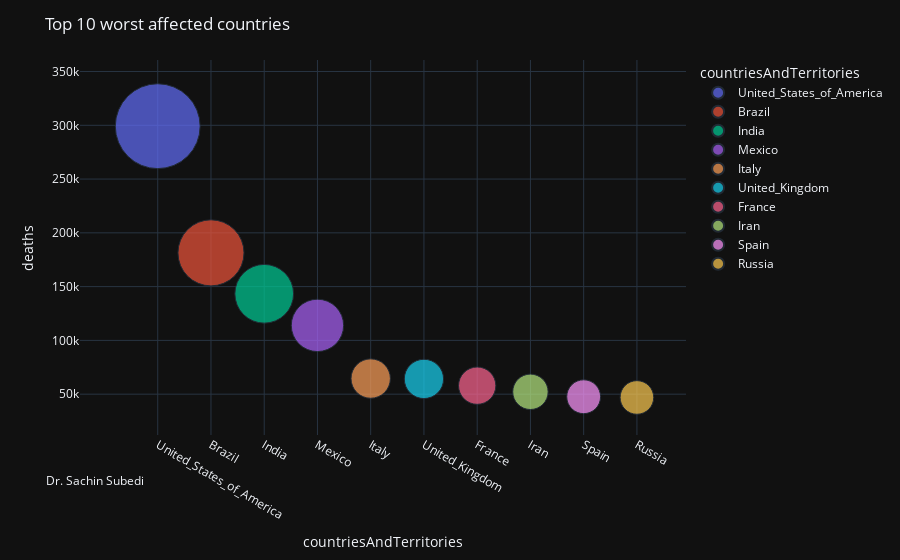

Notebook code for this chart:
### Code cell
fig = px.scatter(sorted_dd2,  x='countriesAndTerritories', y='deaths', size='deaths', 
                 color='countriesAndTerritories', hover_name='countriesAndTerritories', size_max=60)


fig.update_layout(title_text='Top 10 worst affected countries', template='plotly_dark'
            
)

fig.update_layout(
    annotations=[
        dict(
            x=-0.06,
            y=-0.15,
            showarrow=False,
            text="Dr. Sachin Subedi",
            xref="paper",
            yref="paper"
            )
            ,   
    ],

)

fig.show()

### Figure 1 — Plotly figure (JSON) as saved in the notebook; plotly's stock layout.template omitted (floating-point values rounded to 4 significant figures)
{"data": [{"hovertemplate": "<b>%{hovertext}</b><br><br>countriesAndTerritories=%{x}<br>deaths=%{marker.size}<extra></extra>", "hovertext": ["United_States_of_America"], "legendgroup": "United_States_of_America", "marker": {"color": "#636efa", "size": [299177], "sizemode": "area", "sizeref": 83.1, "symbol": "circle"}, "mode": "markers", "name": "United_States_of_America", "orientation": "v", "showlegend": true, "type": "scatter", "x": ["United_States_of_America"], "xaxis": "x", "y": [299177], "yaxis": "y"}, {"hovertemplate": "<b>%{hovertext}</b><br><br>countriesAndTerritories=%{x}<br>deaths=%{marker.size}<extra></extra>", "hovertext": ["Brazil"], "legendgroup": "Brazil", "marker": {"color": "#EF553B", "size": [181402], "sizemode": "area", "sizeref": 83.1, "symbol": "circle"}, "mode": "markers", "name": "Brazil", "orientation": "v", "showlegend": true, "type": "scatter", "x": ["Brazil"], "xaxis": "x", "y": [181402], "yaxis": "y"}, {"hovertemplate": "<b>%{hovertext}</b><br><br>countriesAndTerritories=%{x}<br>deaths=%{marker.size}<extra></extra>", "hovertext": ["India"], "legendgroup": "India", "marker": {"color": "#00cc96", "size": [143355], "sizemode": "area", "sizeref": 83.1, "symbol": "circle"}, "mode": "markers", "name": "India", "orientation": "v", "showlegend": true, "type": "scatter", "x": ["India"], "xaxis": "x", "y": [143355], "yaxis": "y"}, {"hovertemplate": "<b>%{hovertext}</b><br><br>countriesAndTerritories=%{x}<br>deaths=%{marker.size}<extra></extra>", "hovertext": ["Mexico"], "legendgroup": "Mexico", "marker": {"color": "#ab63fa", "size": [113953], "sizemode": "area", "sizeref": 83.1, "symbol": "circle"}, "mode": "markers", "name": "Mexico", "orientation": "v", "showlegend": true, "type": "scatter", "x": ["Mexico"], "xaxis": "x", "y": [113953], "yaxis": "y"}, {"hovertemplate": "<b>%{hovertext}</b><br><br>countriesAndTerritories=%{x}<br>deaths=%{marker.size}<extra></extra>", "hovertext": ["Italy"], "legendgroup": "Italy", "marker": {"color": "#FFA15A", "size": [64520], "sizemode": "area", "sizeref": 83.1, "symbol": "circle"}, "mode": "markers", "name": "Italy", "orientation": "v", "showlegend": true, "type": "scatter", "x": ["Italy"], "xaxis": "x", "y": [64520], "yaxis": "y"}, {"hovertemplate": "<b>%{hovertext}</b><br><br>countriesAndTerritories=%{x}<br>deaths=%{marker.size}<extra></extra>", "hovertext": ["United_Kingdom"], "legendgroup": "United_Kingdom", "marker": {"color": "#19d3f3", "size": [64170], "sizemode": "area", "sizeref": 83.1, "symbol": "circle"}, "mode": "markers", "name": "United_Kingdom", "orientation": "v", "showlegend": true, "type": "scatter", "x": ["United_Kingdom"], "xaxis": "x", "y": [64170], "yaxis": "y"}, {"hovertemplate": "<b>%{hovertext}</b><br><br>countriesAndTerritories=%{x}<br>deaths=%{marker.size}<extra></extra>", "hovertext": ["France"], "legendgroup": "France", "marker": {"color": "#FF6692", "size": [57911], "sizemode": "area", "sizeref": 83.1, "symbol": "circle"}, "mode": "markers", "name": "France", "orientation": "v", "showlegend": true, "type": "scatter", "x": ["France"], "xaxis": "x", "y": [57911], "yaxis": "y"}, {"hovertemplate": "<b>%{hovertext}</b><br><br>countriesAndTerritories=%{x}<br>deaths=%{marker.size}<extra></extra>", "hovertext": ["Iran"], "legendgroup": "Iran", "marker": {"color": "#B6E880", "size": [52196], "sizemode": "area", "sizeref": 83.1, "symbol": "circle"}, "mode": "markers", "name": "Iran", "orientation": "v", "showlegend": true, "type": "scatter", "x": ["Iran"], "xaxis": "x", "y": [52196], "yaxis": "y"}, {"hovertemplate": "<b>%{hovertext}</b><br><br>countriesAndTerritories=%{x}<br>deaths=%{marker.size}<extra></extra>", "hovertext": ["Spain"], "legendgroup": "Spain", "marker": {"color": "#FF97FF", "size": [47624], "sizemode": "area", "sizeref": 83.1, "symbol": "circle"}, "mode": "markers", "name": "Spain", "orientation": "v", "showlegend": true, "type": "scatter", "x": ["Spain"], "xaxis": "x", "y": [47624], "yaxis": "y"}, {"hovertemplate": "<b>%{hovertext}</b><br><br>countriesAndTerritories=%{x}<br>deaths=%{marker.size}<extra></extra>", "hovertext": ["Russia"], "legendgroup": "Russia", "marker": {"color": "#FECB52", "size": [46941], "sizemode": "area", "sizeref": 83.1, "symbol": "circle"}, "mode": "markers", "name": "Russia", "orientation": "v", "showlegend": true, "type": "scatter", "x": ["Russia"], "xaxis": "x", "y": [46941], "yaxis": "y"}], "layout": {"annotations": [{"showarrow": false, "text": "Dr. Sachin Subedi", "x": -0.06, "xref": "paper", "y": -0.15, "yref": "paper"}], "legend": {"itemsizing": "constant", "title": {"text": "countriesAndTerritories"}, "tracegroupgap": 0}, "margin": {"t": 60}, "title": {"text": "Top 10 worst affected countries"}, "xaxis": {"anchor": "y", "categoryarray": ["United_States_of_America", "Brazil", "India", "Mexico", "Italy", "United_Kingdom", "France", "Iran", "Spain", "Russia"], "categoryorder": "array", "domain": [0, 1], "title": {"text": "countriesAndTerritories"}}, "yaxis": {"anchor": "x", "domain": [0, 1], "title": {"text": "deaths"}}}}
